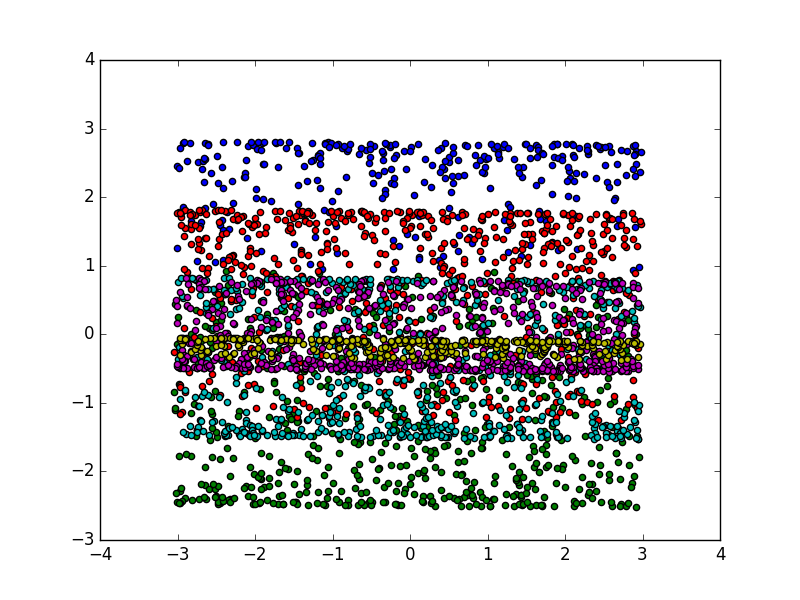

Source code (Python):
import numpy as np
import matplotlib.pyplot as plt
from mpl_toolkits.mplot3d import Axes3D
import random
from sklearn.decomposition import PCA
import pandas as pd

def kernel_gause(x_i,x_j):
    beta=0.001
    x_norm=np.linalg.norm(x_j-x_i)
    return np.exp(x_norm*(-beta))

#data=np.loadtxt("example_elipsoid_data.csv",delimiter=",")
data=np.loadtxt("example_swithroll_data.csv",delimiter=",")

split_n=[i*0.1 for i in range(1,10,2)]
indices=[int(data.shape[0]*n) for n in split_n]
result_1,result_2,result_3,result_4,result_5,result_6=np.split(data, indices)
color_box=['b','g','r','c','m','y','k']
fig = plt.figure()
ax = Axes3D(fig)
ax.scatter(result_1[:,0],result_1[:,1],result_1[:,2],c=color_box[0])
ax.scatter(result_2[:,0],result_2[:,1],result_2[:,2],c=color_box[1])
ax.scatter(result_3[:,0],result_3[:,1],result_3[:,2],c=color_box[2])
ax.scatter(result_4[:,0],result_4[:,1],result_4[:,2],c=color_box[3])
ax.scatter(result_5[:,0],result_5[:,1],result_5[:,2],c=color_box[4])
ax.scatter(result_6[:,0],result_6[:,1],result_6[:,2],c=color_box[5])
plt.show()

#PCAの場合
pca=PCA()
pca.fit(data)
pca_data=pca.fit_transform(data)
#plt.scatter(pca_data[:,0],pca_data[:,1])
#plt.show()

result_1,result_2,result_3,result_4,result_5,result_6=np.split(pca_data, indices)
plt.scatter(result_1[:,0],result_1[:,1],c=color_box[0])
plt.scatter(result_2[:,0],result_2[:,1],c=color_box[1])
plt.scatter(result_3[:,0],result_3[:,1],c=color_box[2])
plt.scatter(result_4[:,0],result_4[:,1],c=color_box[3])
plt.scatter(result_5[:,0],result_5[:,1],c=color_box[4])
plt.scatter(result_6[:,0],result_6[:,1],c=color_box[5])
#plt.show()
save_name="pca.png"
plt.savefig(save_name)
